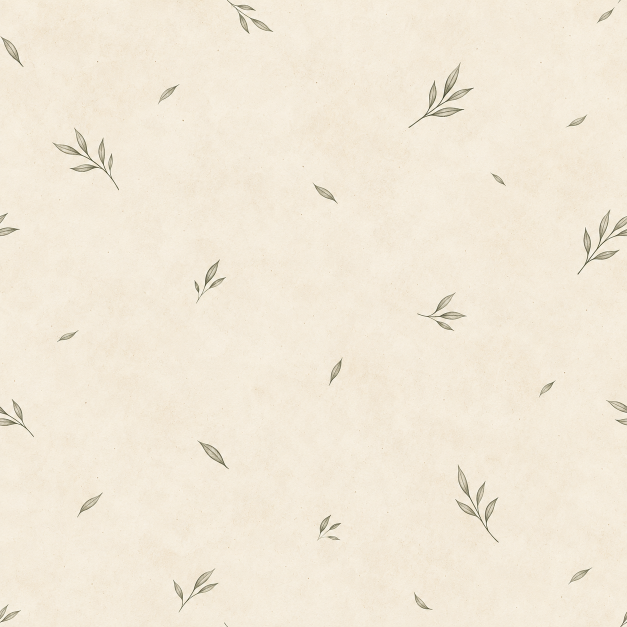
#> input picture dist/assets/floating/botanical-paper-original.png, 1254 x 1254 px (shown at 1/2 size)
$ python optimize_web_images.py
#> lines starting #> are read from the running program, lines starting #| are printed output that depends on the picture
"""Build web delivery copies; keep all original assets unchanged."""
from pathlib import Path
from PIL import Image
import json

root = Path(__file__).resolve().parents[1]
assets = root / 'dist/assets'
source = assets / 'floating'
output = assets / 'web'
output.mkdir(exist_ok=True)
report = []
for path in sorted(source.glob('[0-9]*.webp')):
    image = Image.open(path).convert('RGBA')
    image.save(output / path.name, 'WEBP', quality=86, method=3)
    mobile = image.copy()
    if image.width > 480:
        mobile = image.resize((480, round(image.height * 480 / image.width)), Image.Resampling.LANCZOS)
        mobile.save(output / f'{path.stem}-480.webp', 'WEBP', quality=86, method=3)
    report.append({'name': path.name, 'before': path.stat().st_size,
                   'after': (output / path.name).stat().st_size,
                   'mobile': (output / f'{path.stem}-480.webp').stat().st_size if image.width > 480 else (output / path.name).stat().st_size})

paper_path = source / 'botanical-paper.webp'
paper = Image.open(source / 'botanical-paper-original.png').convert('RGB')
#> paper is the input picture: PIL image 1254x1254 RGB; mean R, G, B 241.9, 232.9, 216.2
paper = paper.resize((960, 960), Image.Resampling.LANCZOS)
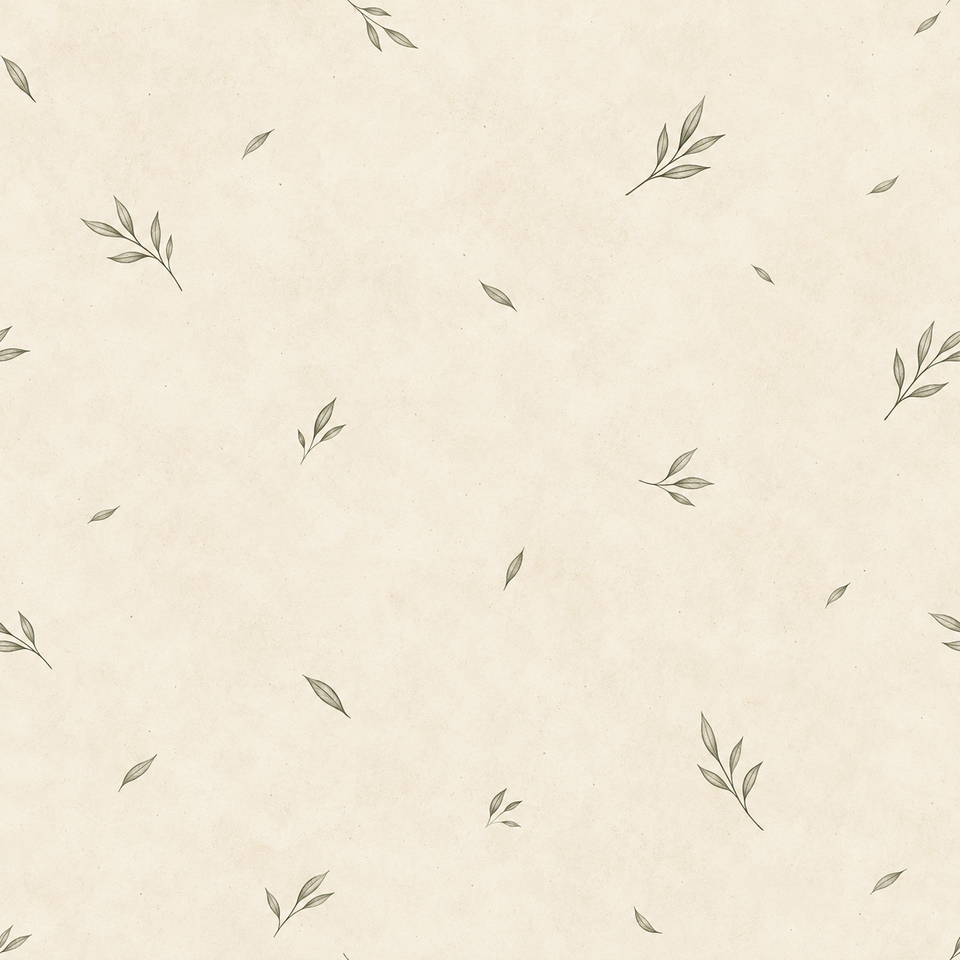
#> paper: PIL image 960x960 RGB; mean R, G, B 241.9, 232.9, 216.2
paper.save(output / 'botanical-paper.webp', 'WEBP', quality=86, method=3)
#> (the run stopped early here; a loop or call above may not have finished)
